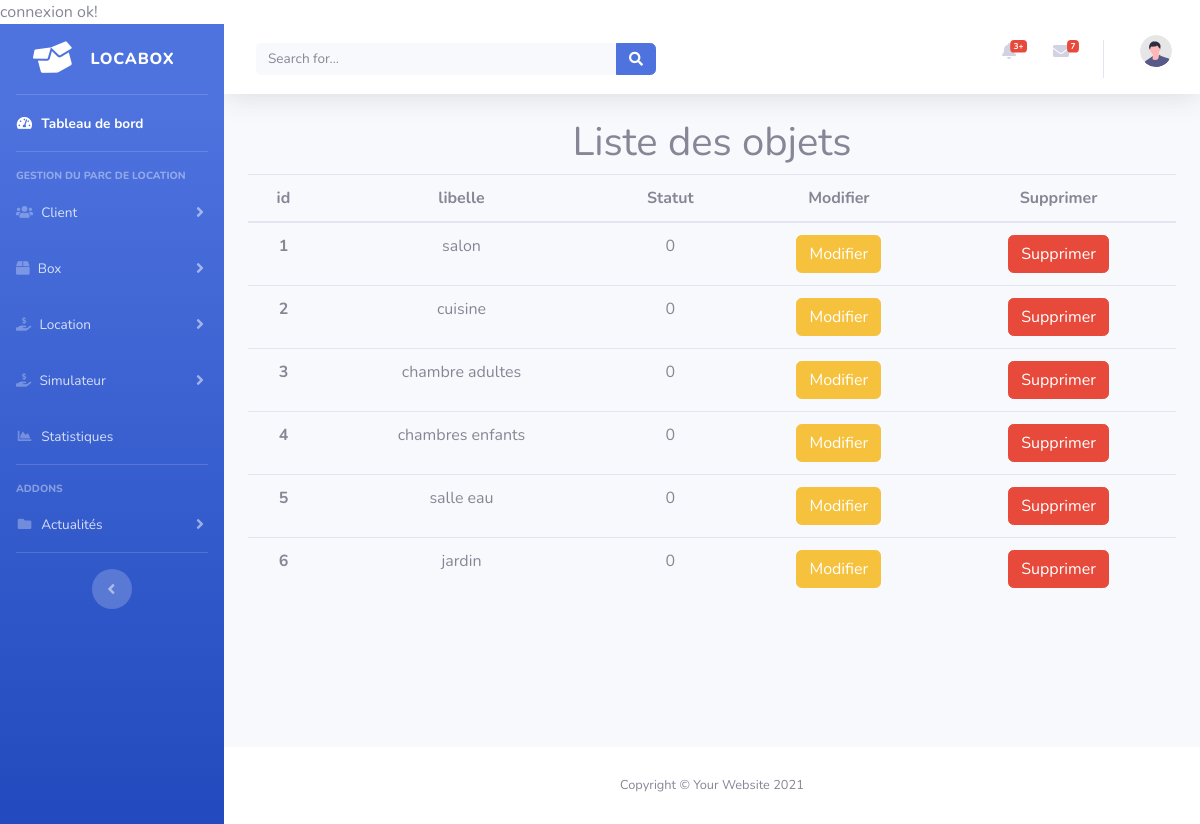
/admin/simulateur/index_piece.php, run on the app's committed database.
### tables this page shows
CREATE TABLE IF NOT EXISTS `piece` (
  `id` int NOT NULL AUTO_INCREMENT,
  `libelle` varchar(255) NOT NULL,
  `statut` tinyint(1) NOT NULL,
  PRIMARY KEY (`id`)
);

### admin/simulateur/index_piece.php (the view, shortened to what this page needs)
<?php
include '../config/bdd.php';
include '../inc/inc.php';
include '../inc/sidebar.php';
include '../inc/topbar.php';
$sql= "SELECT * FROM piece WHERE statut=0 ";
$requete=$bdd->prepare($sql);
$requete->execute();
$piece = $requete->fetchAll(PDO::FETCH_ASSOC);
?>
  </head>
  <body>
    <h1 class="text-center">Liste des objets</h1>
    <table class="table text-center">
  <thead>
    <tr>
      <th scope="col">id</th>
      <th scope="col">libelle</th>
      <th scope="col">Statut</th>
      <th scope="col">Modifier</th>
      <th scope="col">Supprimer</th>
    </tr>
  </thead>
  <?php foreach ($piece as $piec): ?>
                <tr>
                    <th scope="row"><?php echo $piec['id'] ?></th>
                    <td><?php echo $piec['libelle'] ?></td>
                    <td><?php echo $piec['statut']  ?></td>
                    <td> <a class="btn btn-warning" href="update_piece.php?modifpiece=<?=  $piec['id']  ?>  ">Modifier</td>
                    <td> <a class="btn btn-danger" href="action_piece.php?supprpiece=<?=  $piec['id']  ?>  ">Supprimer</td>
                </tr>
            <?php endforeach; ?>
</table>
<?php
include '../inc/footer.php';
include '../inc/bottom.php';
?>

### data on the page
piece: id "1", libelle "salon", statut "0"
piece: id "2", libelle "cuisine", statut "0"
piece: id "3", libelle "chambre adultes", statut "0"
piece: id "4", libelle "chambres enfants", statut "0"
piece: id "5", libelle "salle eau", statut "0"
piece: id "6", libelle "jardin", statut "0"
